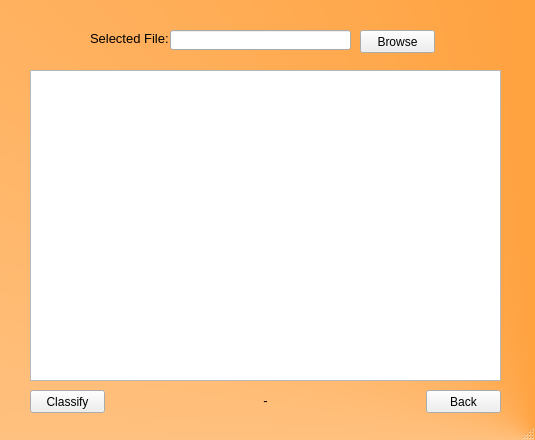
<?xml version="1.0" encoding="UTF-8"?>
<ui version="4.0">
 <class>MainWindow</class>
 <widget class="QMainWindow" name="MainWindow">
  <property name="geometry">
   <rect>
    <x>0</x>
    <y>0</y>
    <width>535</width>
    <height>440</height>
   </rect>
  </property>
  <property name="windowTitle">
   <string>MainWindow</string>
  </property>
  <property name="styleSheet">
   <string notr="true">#MainWindow
{
background-color: qconicalgradient(cx:1, cy:1, angle:0, stop:0 rgba(255, 131, 0, 255), stop:1 rgba(255, 255, 255, 255))
}</string>
  </property>
  <widget class="QWidget" name="centralwidget">
   <widget class="QGraphicsView" name="graphicsView">
    <property name="geometry">
     <rect>
      <x>30</x>
      <y>70</y>
      <width>471</width>
      <height>311</height>
     </rect>
    </property>
   </widget>
   <widget class="QLabel" name="label">
    <property name="geometry">
     <rect>
      <x>90</x>
      <y>30</y>
      <width>81</width>
      <height>16</height>
     </rect>
    </property>
    <property name="font">
     <font>
      <pointsize>10</pointsize>
     </font>
    </property>
    <property name="text">
     <string>Selected File:</string>
    </property>
   </widget>
   <widget class="QLineEdit" name="selectFileTB">
    <property name="geometry">
     <rect>
      <x>170</x>
      <y>30</y>
      <width>181</width>
      <height>20</height>
     </rect>
    </property>
    <property name="readOnly">
     <bool>true</bool>
    </property>
   </widget>
   <widget class="QPushButton" name="selectFileB">
    <property name="geometry">
     <rect>
      <x>360</x>
      <y>30</y>
      <width>75</width>
      <height>23</height>
     </rect>
    </property>
    <property name="text">
     <string>Browse</string>
    </property>
   </widget>
   <widget class="QPushButton" name="classifyB">
    <property name="geometry">
     <rect>
      <x>30</x>
      <y>390</y>
      <width>75</width>
      <height>23</height>
     </rect>
    </property>
    <property name="text">
     <string>Classify</string>
    </property>
   </widget>
   <widget class="QLabel" name="label_2">
    <property name="geometry">
     <rect>
      <x>110</x>
      <y>390</y>
      <width>311</width>
      <height>20</height>
     </rect>
    </property>
    <property name="font">
     <font>
      <pointsize>10</pointsize>
     </font>
    </property>
    <property name="text">
     <string>-</string>
    </property>
    <property name="alignment">
     <set>Qt::AlignCenter</set>
    </property>
   </widget>
   <widget class="QPushButton" name="backB">
    <property name="geometry">
     <rect>
      <x>426</x>
      <y>390</y>
      <width>75</width>
      <height>23</height>
     </rect>
    </property>
    <property name="text">
     <string>Back</string>
    </property>
   </widget>
  </widget>
  <widget class="QMenuBar" name="menubar">
   <property name="geometry">
    <rect>
     <x>0</x>
     <y>0</y>
     <width>535</width>
     <height>21</height>
    </rect>
   </property>
  </widget>
  <widget class="QStatusBar" name="statusbar"/>
 </widget>
 <resources/>
 <connections/>
</ui>
